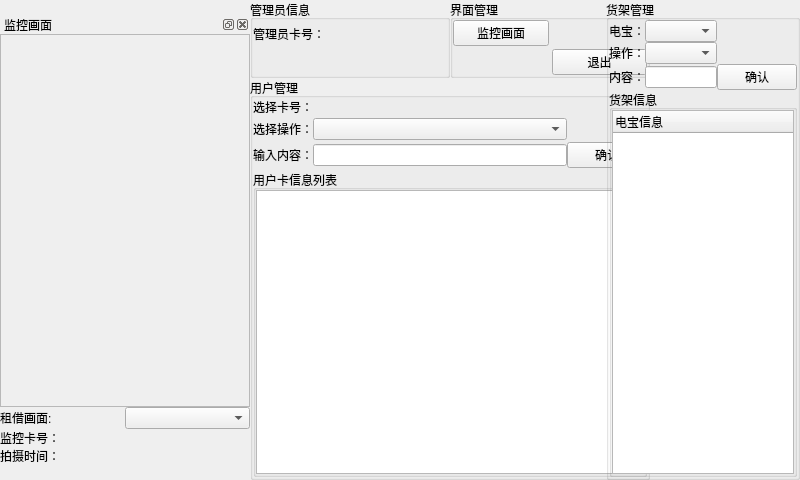
<?xml version="1.0" encoding="UTF-8"?>
<ui version="4.0">
 <class>Goldfinger</class>
 <widget class="QWidget" name="Goldfinger">
  <property name="geometry">
   <rect>
    <x>0</x>
    <y>0</y>
    <width>800</width>
    <height>480</height>
   </rect>
  </property>
  <property name="minimumSize">
   <size>
    <width>800</width>
    <height>480</height>
   </size>
  </property>
  <property name="maximumSize">
   <size>
    <width>800</width>
    <height>480</height>
   </size>
  </property>
  <property name="windowTitle">
   <string>Form</string>
  </property>
  <layout class="QHBoxLayout" name="horizontalLayout_2">
   <property name="spacing">
    <number>0</number>
   </property>
   <property name="leftMargin">
    <number>0</number>
   </property>
   <property name="topMargin">
    <number>0</number>
   </property>
   <property name="rightMargin">
    <number>0</number>
   </property>
   <property name="bottomMargin">
    <number>0</number>
   </property>
   <item>
    <widget class="QDockWidget" name="dockWidget">
     <property name="minimumSize">
      <size>
       <width>250</width>
       <height>450</height>
      </size>
     </property>
     <property name="maximumSize">
      <size>
       <width>250</width>
       <height>450</height>
      </size>
     </property>
     <property name="floating">
      <bool>false</bool>
     </property>
     <property name="windowTitle">
      <string>监控画面</string>
     </property>
     <widget class="QWidget" name="dockWidgetContents">
      <layout class="QGridLayout" name="gridLayout_6">
       <property name="leftMargin">
        <number>0</number>
       </property>
       <property name="topMargin">
        <number>0</number>
       </property>
       <property name="rightMargin">
        <number>0</number>
       </property>
       <property name="bottomMargin">
        <number>0</number>
       </property>
       <property name="spacing">
        <number>0</number>
       </property>
       <item row="0" column="0">
        <widget class="QScrollArea" name="scrollArea">
         <property name="widgetResizable">
          <bool>true</bool>
         </property>
         <widget class="QWidget" name="scrollAreaWidgetContents">
          <property name="geometry">
           <rect>
            <x>0</x>
            <y>0</y>
            <width>248</width>
            <height>383</height>
           </rect>
          </property>
          <layout class="QVBoxLayout" name="verticalLayout_2">
           <property name="spacing">
            <number>0</number>
           </property>
           <property name="leftMargin">
            <number>0</number>
           </property>
           <property name="topMargin">
            <number>0</number>
           </property>
           <property name="rightMargin">
            <number>0</number>
           </property>
           <property name="bottomMargin">
            <number>0</number>
           </property>
           <item>
            <widget class="QLabel" name="monitoring">
             <property name="text">
              <string/>
             </property>
             <property name="alignment">
              <set>Qt::AlignCenter</set>
             </property>
            </widget>
           </item>
          </layout>
         </widget>
        </widget>
       </item>
       <item row="1" column="0">
        <widget class="QWidget" name="widget_2" native="true">
         <layout class="QHBoxLayout" name="horizontalLayout_4">
          <property name="spacing">
           <number>0</number>
          </property>
          <property name="leftMargin">
           <number>0</number>
          </property>
          <property name="topMargin">
           <number>0</number>
          </property>
          <property name="rightMargin">
           <number>0</number>
          </property>
          <property name="bottomMargin">
           <number>0</number>
          </property>
          <item>
           <widget class="QLabel" name="label_3">
            <property name="text">
             <string>租借画面:</string>
            </property>
           </widget>
          </item>
          <item>
           <widget class="QComboBox" name="comboBox"/>
          </item>
         </layout>
        </widget>
       </item>
       <item row="2" column="0">
        <widget class="QLabel" name="label_6">
         <property name="text">
          <string>监控卡号：</string>
         </property>
        </widget>
       </item>
       <item row="3" column="0">
        <widget class="QLabel" name="label_7">
         <property name="text">
          <string>拍摄时间：</string>
         </property>
        </widget>
       </item>
      </layout>
     </widget>
    </widget>
   </item>
   <item>
    <widget class="QWidget" name="widget" native="true">
     <property name="minimumSize">
      <size>
       <width>400</width>
       <height>0</height>
      </size>
     </property>
     <property name="maximumSize">
      <size>
       <width>400</width>
       <height>16777215</height>
      </size>
     </property>
     <layout class="QGridLayout" name="gridLayout_4">
      <property name="leftMargin">
       <number>0</number>
      </property>
      <property name="topMargin">
       <number>0</number>
      </property>
      <property name="rightMargin">
       <number>0</number>
      </property>
      <property name="bottomMargin">
       <number>0</number>
      </property>
      <property name="spacing">
       <number>0</number>
      </property>
      <item row="0" column="0">
       <widget class="QGroupBox" name="groupBox">
        <property name="title">
         <string>管理员信息</string>
        </property>
        <layout class="QGridLayout" name="gridLayout">
         <property name="leftMargin">
          <number>0</number>
         </property>
         <property name="topMargin">
          <number>0</number>
         </property>
         <property name="rightMargin">
          <number>0</number>
         </property>
         <property name="bottomMargin">
          <number>0</number>
         </property>
         <property name="spacing">
          <number>0</number>
         </property>
         <item row="3" column="3">
          <widget class="QLabel" name="label">
           <property name="minimumSize">
            <size>
             <width>0</width>
             <height>0</height>
            </size>
           </property>
           <property name="maximumSize">
            <size>
             <width>16777215</width>
             <height>16777215</height>
            </size>
           </property>
           <property name="text">
            <string>管理员卡号：</string>
           </property>
          </widget>
         </item>
         <item row="4" column="3">
          <widget class="QLabel" name="managercarid">
           <property name="text">
            <string/>
           </property>
           <property name="alignment">
            <set>Qt::AlignCenter</set>
           </property>
          </widget>
         </item>
        </layout>
       </widget>
      </item>
      <item row="0" column="1">
       <widget class="QGroupBox" name="groupBox_4">
        <property name="title">
         <string>界面管理</string>
        </property>
        <layout class="QGridLayout" name="gridLayout_2">
         <property name="leftMargin">
          <number>0</number>
         </property>
         <property name="topMargin">
          <number>0</number>
         </property>
         <property name="rightMargin">
          <number>0</number>
         </property>
         <property name="bottomMargin">
          <number>0</number>
         </property>
         <property name="spacing">
          <number>3</number>
         </property>
         <item row="1" column="1">
          <widget class="QPushButton" name="pushButton_3">
           <property name="text">
            <string>退出</string>
           </property>
          </widget>
         </item>
         <item row="0" column="0">
          <widget class="QPushButton" name="pushButton_5">
           <property name="text">
            <string>监控画面</string>
           </property>
          </widget>
         </item>
        </layout>
       </widget>
      </item>
      <item row="1" column="0" colspan="2">
       <widget class="QGroupBox" name="groupBox_3">
        <property name="title">
         <string>用户管理</string>
        </property>
        <layout class="QGridLayout" name="gridLayout_3">
         <property name="leftMargin">
          <number>0</number>
         </property>
         <property name="topMargin">
          <number>0</number>
         </property>
         <property name="rightMargin">
          <number>0</number>
         </property>
         <property name="bottomMargin">
          <number>0</number>
         </property>
         <property name="horizontalSpacing">
          <number>0</number>
         </property>
         <property name="verticalSpacing">
          <number>2</number>
         </property>
         <item row="2" column="2">
          <widget class="QPushButton" name="pushButton_4">
           <property name="text">
            <string>确认</string>
           </property>
          </widget>
         </item>
         <item row="1" column="0">
          <widget class="QLabel" name="selwork">
           <property name="text">
            <string>选择操作：</string>
           </property>
          </widget>
         </item>
         <item row="0" column="2">
          <widget class="QLabel" name="selcaridtip">
           <property name="text">
            <string/>
           </property>
          </widget>
         </item>
         <item row="1" column="1">
          <widget class="QComboBox" name="ope"/>
         </item>
         <item row="2" column="0">
          <widget class="QLabel" name="userinput">
           <property name="text">
            <string>输入内容：</string>
           </property>
          </widget>
         </item>
         <item row="1" column="2">
          <widget class="QLabel" name="selworktip">
           <property name="minimumSize">
            <size>
             <width>0</width>
             <height>0</height>
            </size>
           </property>
           <property name="maximumSize">
            <size>
             <width>16777215</width>
             <height>16777215</height>
            </size>
           </property>
           <property name="text">
            <string/>
           </property>
          </widget>
         </item>
         <item row="0" column="0">
          <widget class="QLabel" name="label_4">
           <property name="text">
            <string>选择卡号：</string>
           </property>
          </widget>
         </item>
         <item row="3" column="0" colspan="3">
          <widget class="QGroupBox" name="groupBox_5">
           <property name="title">
            <string>用户卡信息列表</string>
           </property>
           <layout class="QVBoxLayout" name="verticalLayout">
            <property name="spacing">
             <number>0</number>
            </property>
            <property name="leftMargin">
             <number>0</number>
            </property>
            <property name="topMargin">
             <number>0</number>
            </property>
            <property name="rightMargin">
             <number>0</number>
            </property>
            <property name="bottomMargin">
             <number>0</number>
            </property>
            <item>
             <widget class="QListWidget" name="listWidget"/>
            </item>
           </layout>
          </widget>
         </item>
         <item row="0" column="1">
          <widget class="QLabel" name="selcarid">
           <property name="text">
            <string/>
           </property>
           <property name="alignment">
            <set>Qt::AlignLeading|Qt::AlignLeft|Qt::AlignVCenter</set>
           </property>
          </widget>
         </item>
         <item row="2" column="1">
          <widget class="QLineEdit" name="userinput_3"/>
         </item>
        </layout>
       </widget>
      </item>
     </layout>
    </widget>
   </item>
   <item>
    <widget class="QGroupBox" name="groupBox_2">
     <property name="title">
      <string>货架管理</string>
     </property>
     <layout class="QGridLayout" name="gridLayout_5">
      <property name="leftMargin">
       <number>0</number>
      </property>
      <property name="topMargin">
       <number>0</number>
      </property>
      <property name="rightMargin">
       <number>0</number>
      </property>
      <property name="bottomMargin">
       <number>0</number>
      </property>
      <property name="spacing">
       <number>0</number>
      </property>
      <item row="3" column="0" colspan="4">
       <widget class="QGroupBox" name="groupBox_6">
        <property name="title">
         <string>货架信息</string>
        </property>
        <layout class="QHBoxLayout" name="horizontalLayout">
         <property name="spacing">
          <number>0</number>
         </property>
         <property name="leftMargin">
          <number>0</number>
         </property>
         <property name="topMargin">
          <number>0</number>
         </property>
         <property name="rightMargin">
          <number>0</number>
         </property>
         <property name="bottomMargin">
          <number>0</number>
         </property>
         <item>
          <widget class="QTreeWidget" name="treeWidget">
           <property name="verticalScrollBarPolicy">
            <enum>Qt::ScrollBarAsNeeded</enum>
           </property>
           <property name="horizontalScrollBarPolicy">
            <enum>Qt::ScrollBarAsNeeded</enum>
           </property>
           <column>
            <property name="text">
             <string>电宝信息</string>
            </property>
           </column>
          </widget>
         </item>
        </layout>
       </widget>
      </item>
      <item row="2" column="1">
       <widget class="QLineEdit" name="lineEdit"/>
      </item>
      <item row="0" column="0">
       <widget class="QLabel" name="storage_2">
        <property name="text">
         <string>电宝：</string>
        </property>
       </widget>
      </item>
      <item row="0" column="1">
       <widget class="QComboBox" name="storage"/>
      </item>
      <item row="1" column="0">
       <widget class="QLabel" name="selwork_2">
        <property name="text">
         <string>操作：</string>
        </property>
       </widget>
      </item>
      <item row="2" column="2" colspan="2">
       <widget class="QPushButton" name="pushButton">
        <property name="text">
         <string>确认</string>
        </property>
       </widget>
      </item>
      <item row="1" column="1">
       <widget class="QComboBox" name="Pope"/>
      </item>
      <item row="2" column="0">
       <widget class="QLabel" name="userinput_2">
        <property name="text">
         <string>内容：</string>
        </property>
       </widget>
      </item>
      <item row="0" column="2">
       <widget class="QLabel" name="label_5">
        <property name="minimumSize">
         <size>
          <width>0</width>
          <height>0</height>
         </size>
        </property>
        <property name="maximumSize">
         <size>
          <width>16777215</width>
          <height>16777215</height>
         </size>
        </property>
        <property name="text">
         <string/>
        </property>
       </widget>
      </item>
      <item row="1" column="2">
       <widget class="QLabel" name="label_2">
        <property name="minimumSize">
         <size>
          <width>0</width>
          <height>0</height>
         </size>
        </property>
        <property name="maximumSize">
         <size>
          <width>16777215</width>
          <height>16777215</height>
         </size>
        </property>
        <property name="text">
         <string/>
        </property>
       </widget>
      </item>
     </layout>
    </widget>
   </item>
  </layout>
 </widget>
 <resources/>
 <connections/>
</ui>
